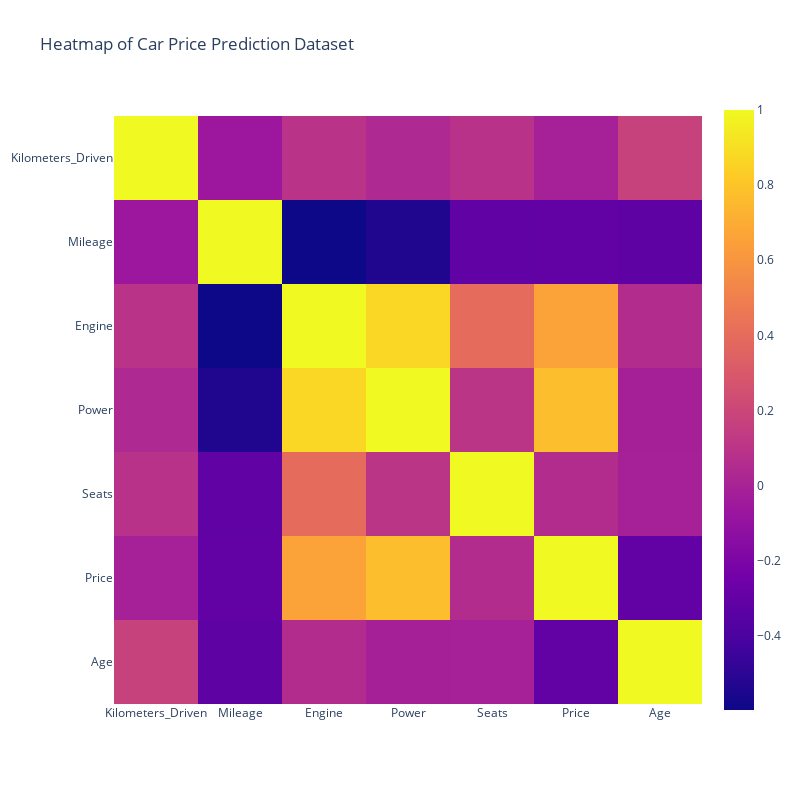

Notebook code for this chart:
### Code cell
# Heatmap
px.imshow(df.corr(), width=800, height=800, title="Heatmap of Car Price Prediction Dataset")

### Figure 1 — Plotly figure (JSON) as saved in the notebook; plotly's stock layout.template omitted (floating-point values rounded to 4 significant figures)
{"data": [{"coloraxis": "coloraxis", "hovertemplate": "x: %{x}<br>y: %{y}<br>color: %{z}<extra></extra>", "name": "0", "type": "heatmap", "x": ["Kilometers_Driven", "Mileage", "Engine", "Power", "Seats", "Price", "Age"], "xaxis": "x", "y": ["Kilometers_Driven", "Mileage", "Engine", "Power", "Seats", "Price", "Age"], "yaxis": "y", "z": [[1, -0.06525, 0.09107, 0.0335, 0.08421, -0.01149, 0.173], [-0.06525, 1, -0.5977, -0.5377, -0.3113, -0.3066, -0.3216], [0.09107, -0.5977, 1, 0.8662, 0.3978, 0.6584, 0.0522], [0.0335, -0.5377, 0.8662, 1, 0.1016, 0.7726, -0.01453], [0.08421, -0.3113, 0.3978, 0.1016, 1, 0.05325, -0.01191], [-0.01149, -0.3066, 0.6584, 0.7726, 0.05325, 1, -0.3053], [0.173, -0.3216, 0.0522, -0.01453, -0.01191, -0.3053, 1]]}], "layout": {"coloraxis": {"colorscale": [[0, "#0d0887"], [0.1111, "#46039f"], [0.2222, "#7201a8"], [0.3333, "#9c179e"], [0.4444, "#bd3786"], [0.5556, "#d8576b"], [0.6667, "#ed7953"], [0.7778, "#fb9f3a"], [0.8889, "#fdca26"], [1, "#f0f921"]]}, "height": 800, "title": {"text": "Heatmap of Car Price Prediction Dataset"}, "width": 800, "xaxis": {"anchor": "y", "constrain": "domain", "domain": [0, 1], "scaleanchor": "y"}, "yaxis": {"anchor": "x", "autorange": "reversed", "constrain": "domain", "domain": [0, 1]}}}
